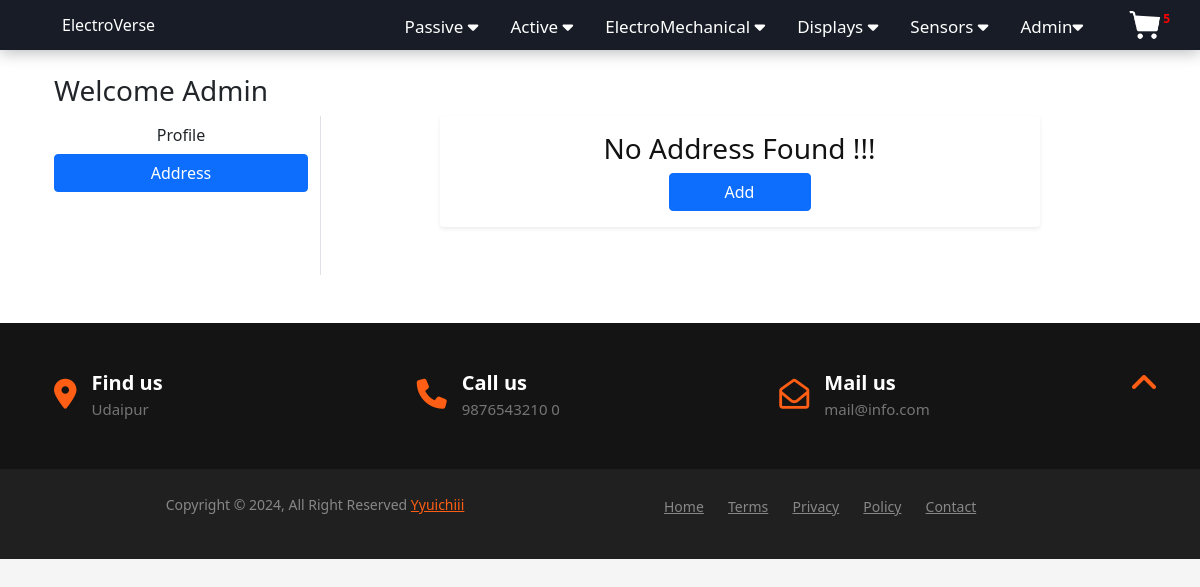
The page /account/Address/ (signed in) on the database as committed earlier.
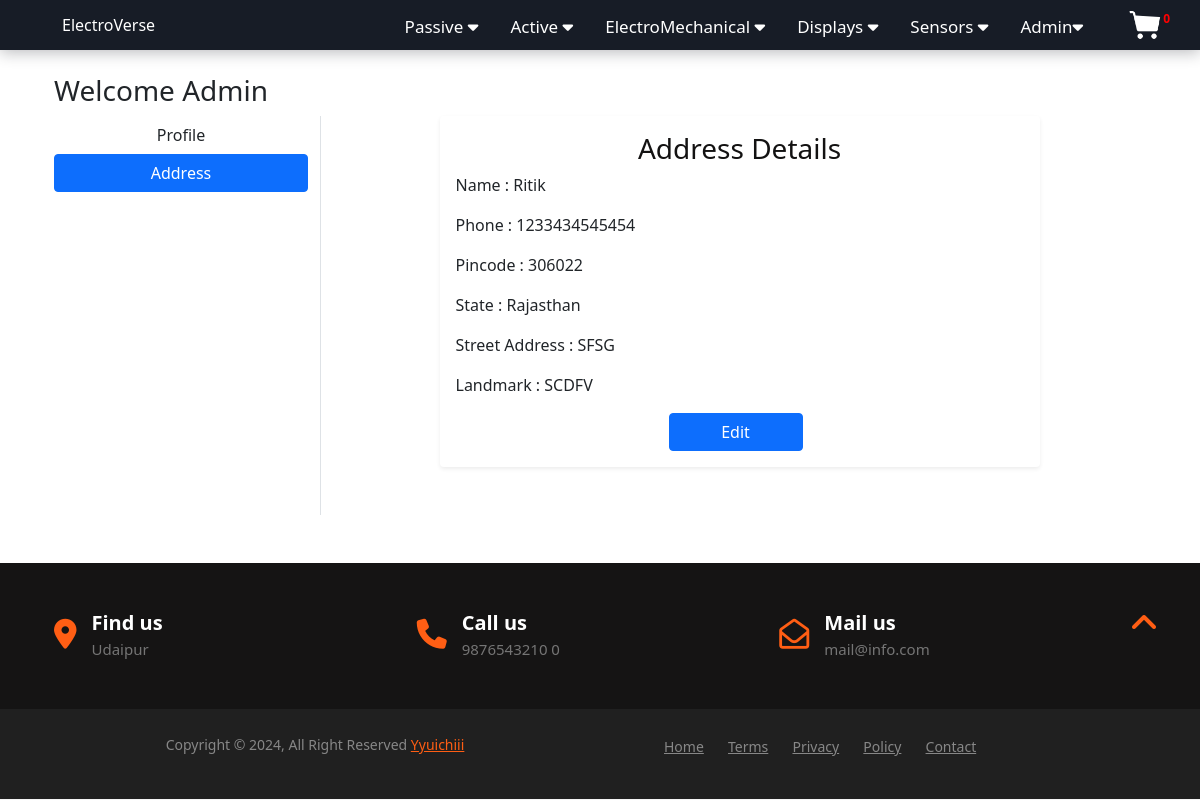
The same page on the database as committed later.
### Accounts/models.py (models this page shows, shortened)
class Address(models.Model):
    user=models.OneToOneField(User,on_delete=models.CASCADE,primary_key=True)
    Name=models.CharField(max_length=30,blank=False,null=False)
    Phone=models.CharField(max_length=15,blank=False)
    Pincode=models.CharField(max_length=6,blank=False)
    State=models.CharField(max_length=20,blank=False)
    Street_Address=models.CharField(max_length=50,blank=False,null=False)
    Landmark=models.CharField(max_length=75,blank=True,null=False)

### Accounts/views.py (the view)
# urls.py: path('Address/', views.address_list,name='Address'),
@login_required
def address_list(request):
    address=Address.objects.filter(user=request.user).first()
    if address is None:
        address_dict=None
    else:
        address_dict = {
    'Name': address.Name,
    'Phone': address.Phone,
    'Pincode': address.Pincode,
    'State': address.State,
    'Street Address': address.Street_Address,
    'Landmark': address.Landmark,
    }
    return render(request,'Accounts/address_display.html',{'address':address_dict})

### Accounts/custom_context.py (called while the page is built)
def user_cart(request):
    c=0;
    if(request.user.is_authenticated):
      cart=Cart.objects.filter(user=request.user).aggregate(cart_no=Sum('Quantity'))
      c=cart['cart_no']
      if c==None:
         c=0
    return {'cart_no': c}

### Accounts/templates/Accounts/address_display.html (shortened to what this page needs)
{% extends 'Accounts/base.html' %}
{% load static %}
{% block main-content %}
<div class="container">
    <div class="container my-4">
        <div class="row">
         <h3>Welcome {{user.name}}</h3>
         <div class="col-sm-3 border-end">
          <ul class="list-unstyled">
           <li class="d-grid"><a href="{% url 'Profile' %}" class="btn">Profile</a></li>
           <li class="d-grid"><a href="{% url 'Address' %}" class="btn btn-primary">Address</a></li>
          </ul>
         </div>
    <div class="shadow-sm p-3 mb-5 bg-body-tertiary rounded Form_Container" id="unique_address">
        {% if address is None %}
        <h3 style="text-align: center;color: rgb(19, 18, 18);">No Address Found !!!</h3>
        <div class="d-grid gap-2 col-3 mx-auto">
            <button class="btn btn-primary" type="submit" hx-get="{% url 'Address_Edit' %}">Add</button>
        </div>
        {% else %}
        <h3 style="text-align: center;color: rgb(19, 18, 18);">Address Details</h3>
        {% for key, value in address.items %}
            <div class="col-md-12">
                <div class="form-floating mb-3">
                    {{ key }} : {{value}}
                </div>
            </div>
        {% endfor %}
        <div class="d-grid gap-2 col-3 mx-auto">
            <button class="btn btn-primary me-2" type="submit" hx-get="{% url 'Address_Edit' %}">Edit</button>
        </div>
        {% endif %}
    </div>
</div>
</div>
</div><br>
{% endblock main-content %}

### Accounts/templates/Accounts/navbar.html (shortened to what this page needs)
{% load static %}
  <nav id="nav">
        <ul class="main-menu">
            <li class="h_element home">
                <a href="{% url 'home' %}"
                class="c_home">
                ElectroVerse
                </a>
            </li>
            <li class="h_element dropdown">
                <button class="dropbtn">
                Passive
                    <i class="fa fa-caret-down"></i>
                </button>
            </li>
            <li class="h_element dropdown">
                <button class="dropbtn">Active
                    <i class="fa fa-caret-down"></i>
                </button>
            </li>
            <li class="h_element dropdown">
                <button class="dropbtn">
                ElectroMechanical <i class="fa fa-caret-down"></i>
                </button>
            </li>
            <li class="h_element dropdown">
                <button class="dropbtn">
                    Displays <i class="fa fa-caret-down"></i>
                </button>
            </li>
            <li class="h_element dropdown">
                <button class="dropbtn">
                    Sensors <i class="fa fa-caret-down"></i>
                </button>
            </li>
            {% if request.user.is_authenticated %}
            <li class="h_element dropdown">
                <button class="dropbtn">
                    {{user.name}}<i class="fa fa-caret-down"></i>
                </button>
            </li>
            <li class="h_element">
                <a href="{% url 'Cart' %}">
                    <img width="34" height="34"
                    src="{% static 'Accounts/Images/cart_icon.png' %}">
                    <sup class="cn">
                        {{cart_no}}
                    </sup>
                </a>
            </li>
            {% else %}
            <li class="h_element"><a href="{% url 'login' %}">Login</a></li>
            <li class="h_element"><a href="{% url 'registration' %}">Register</a></li>
            {% endif %}
        </ul>
</nav>

Rows that differ between the two databases and show on the page:
added Address: address "Ritik" "1233434545454" "306022" "Rajasthan" "SFSG" "SCDFV"
Other text that changed with them:
{{ cart_no }}: "5" → "0"
text no longer shown: "No Address Found !!! Add"
text now shown: "Address Details Edit"
new list line: "Name :"
new list line: "Phone :"
new list line: "Pincode :"
new list line: "State :"
new list line: "Street Address :"
new list line: "Landmark :"
